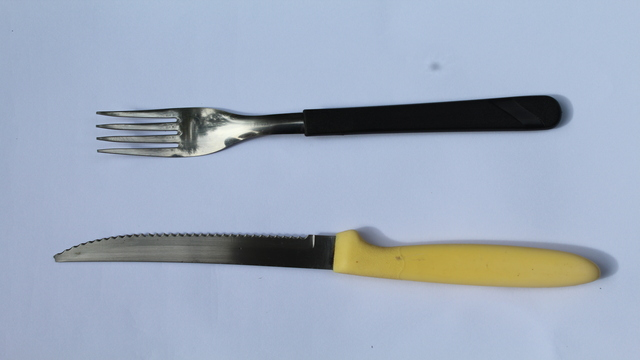
%> input picture Atividade 11/imagem03_2095920.jpg, 640 x 360 px
$ octave atividade11.m   (GNU Octave 9; MATLAB toolbox functions it lacks are replaced by stand-ins)
%> lines starting %> are read from the running program, lines starting %| are printed output that depends on the picture
% Carregar a imagem
imagem_original = imread('imagem03_2095920.jpg');  % Substitua pelo nome correto do arquivo da imagem
%> imagem_original is the input picture: size 360x640x3 uint8; mean R, G, B 158.9, 171.1, 189.4

% Converter a imagem para escala de cinza
imagem_cinza = rgb2gray(imagem_original);
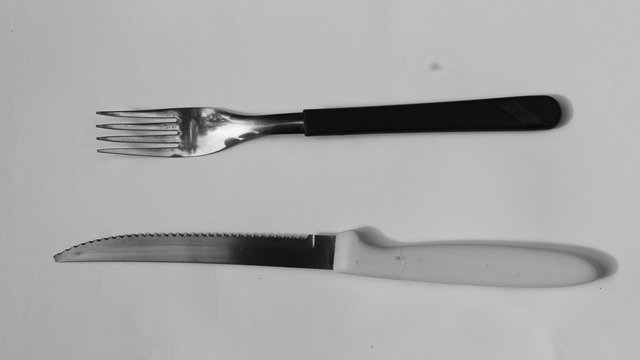
%> imagem_cinza: size 360x640 uint8; min 6, max 248, mean 169.5

% Criar o filtro passa-baixa 10x10
filtro = ones(10) / 100;

% Aplicar o filtro passa-baixa
imagem_borrada = filter2(filtro, imagem_cinza);
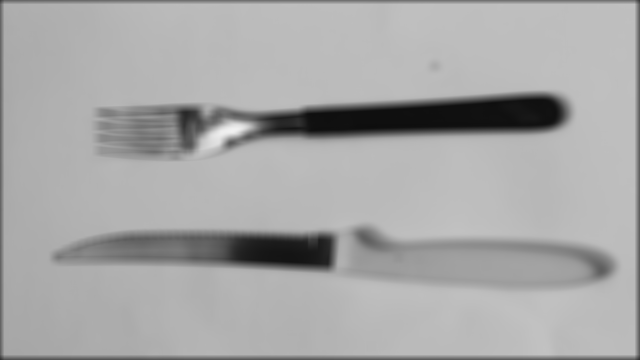
%> imagem_borrada: size 360x640 double; min 13.84, max 241.4, mean 167.5

% Criar a figura com a imagem original em escala de cinza e a borrada
figure;

% Imagem original em escala de cinza
subplot(2, 1, 1);
imshow(imagem_cinza);
title('Imagem em escala cinza');

% Imagem borrada
subplot(2, 1, 2);
imshow(uint8(imagem_borrada));  % Converter para uint8 para exibição correta
title('Imagem borrada');

% Salvar a figura em formato JPG
saveas(gcf, 'imagem_borrada.jpg');  % Salva a figura como JPG
